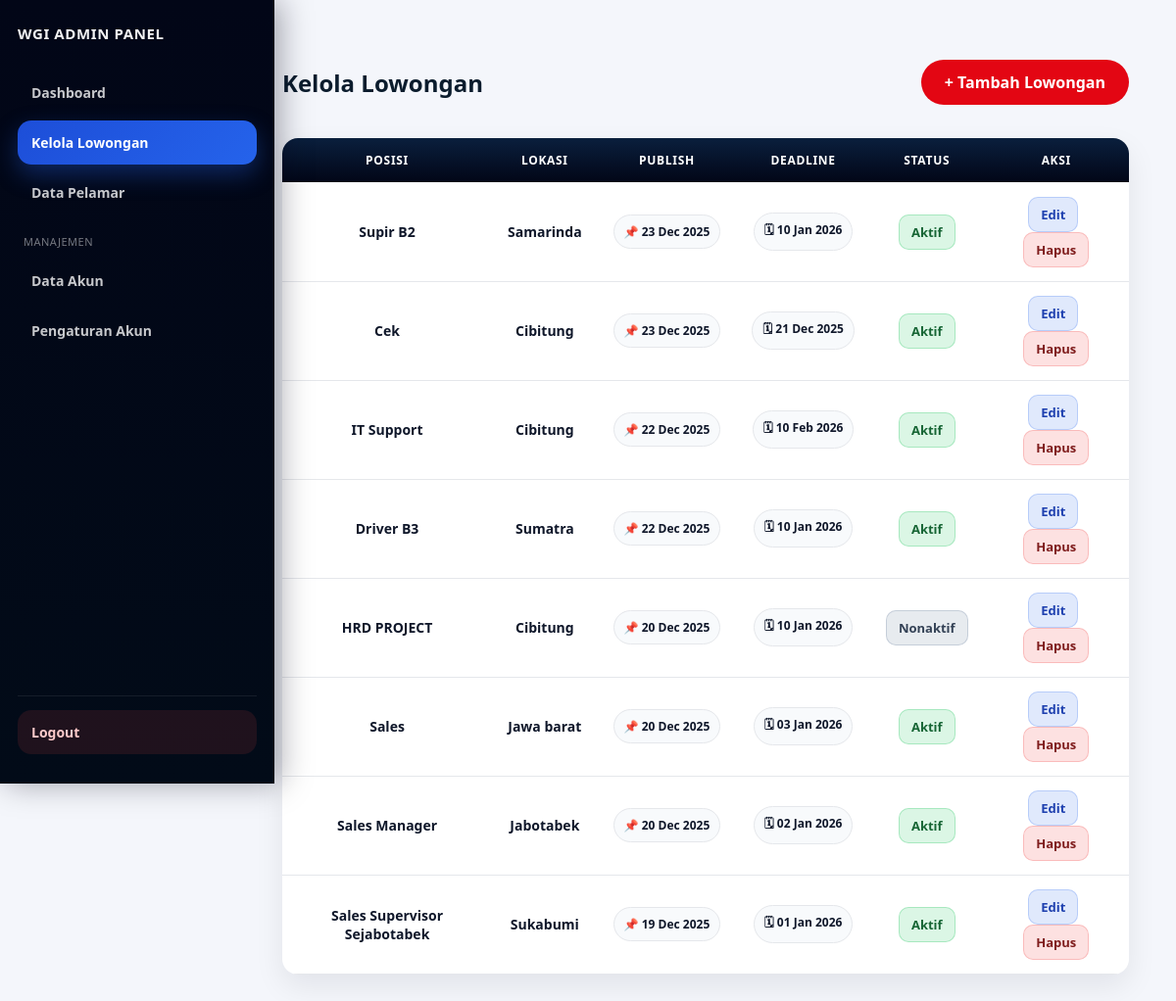
Page /lowongan.php (signed in) on the committed database.
### tables this page shows
CREATE TABLE `lowongan` (
  `id` int(11) NOT NULL,
  `posisi` varchar(100) DEFAULT NULL,
  `lokasi` varchar(100) DEFAULT NULL,
  `deskripsi` text DEFAULT NULL,
  `status` enum('aktif','nonaktif') DEFAULT 'aktif',
  `created_at` timestamp NOT NULL DEFAULT current_timestamp(),
  `pekerjaan` text DEFAULT NULL,
  `pekerjaan_en` text DEFAULT NULL,
  `kriteria` text DEFAULT NULL,
  `kriteria_en` text DEFAULT NULL,
  `kota` varchar(100) DEFAULT NULL,
  `deadline` date DEFAULT NULL
);

### lowongan.php (the view, shortened to what this page needs)
<?php
include '../config/koneksi.php';
$pk = 'id';
$k = mysqli_query($conn, "SHOW KEYS FROM lowongan WHERE Key_name='PRIMARY'");
if($k && mysqli_num_rows($k) > 0){
  $kk = mysqli_fetch_assoc($k);
  if(!empty($kk['Column_name'])) $pk = $kk['Column_name'];
}
$data = mysqli_query($conn, "SELECT * FROM lowongan ORDER BY `$pk` DESC");
?>
<!DOCTYPE html>
<html>
<head>
  <link rel="stylesheet" href="../assets/style.css">
</head>
<body class="admin-body">
<?php include 'sidebar.php'; ?>
<div class="content">
  <div class="page-header">
    <h2>Kelola Lowongan</h2>
    <a href="lowongan_tambah.php" class="btn-primary">+ Tambah Lowongan</a>
  </div>
  <table class="table-lowongan">
    <tr>
      <th>Posisi</th>
      <th>Lokasi</th>
      <th>Publish</th>
      <th>Deadline</th>
      <th>Status</th>
      <th>Aksi</th>
    </tr>
    <?php if($data && mysqli_num_rows($data) > 0): ?>
      <?php while($l = mysqli_fetch_assoc($data)): ?>
        <?php
          $id = (int)($l[$pk] ?? 0);
          $status = $l['status'] ?? 'nonaktif';
          $deadline = $l['deadline'] ?? '';
          $created  = $l['created_at'] ?? '';
          $lokasi_tampil = $l['kota'] ?? ($l['lokasi'] ?? '');
          $deadlineText = $deadline ? date('d M Y', strtotime($deadline)) : '-';
          $createdText  = $created  ? date('d M Y', strtotime($created))  : '-';
        ?>
        <tr>
          <td><?= htmlspecialchars($l['posisi'] ?? ''); ?></td>
          <td><?= htmlspecialchars($lokasi_tampil); ?></td>
          <td>
            <span class="pill-date">📌 <?= $createdText; ?></span>
          </td>
          <td>
            <span class="pill-date">🗓 <?= $deadlineText; ?></span>
          </td>
          <td>
            <?php if($status === 'aktif'): ?>
              <a class="btn-status-aktif"
                 href="lowongan_status.php?id=<?= $id; ?>&to=nonaktif"
                 onclick="return confirm('Nonaktifkan lowongan ini?')">
                 Aktif
              </a>
            <?php else: ?>
              <a class="btn-status-nonaktif"
                 href="lowongan_status.php?id=<?= $id; ?>&to=aktif"
                 onclick="return confirm('Aktifkan lowongan ini?')">
                 Nonaktif
              </a>
            <?php endif; ?>
          </td>
          <td>
            <a href="lowongan_edit.php?id=<?= $id; ?>" class="btn-edit-small">Edit</a>
            <a href="lowongan_hapus.php?id=<?= $id; ?>"
               onclick="return confirm('Yakin mau hapus lowongan ini?')"
               class="btn-hapus-small">Hapus</a>
          </td>
        </tr>
      <?php endwhile; ?>
    <?php endif; ?>
  </table>
</div>
</body>
</html>

### assets/style.css (style rules this page uses)
* { box-sizing: border-box; font-family: 'Segoe UI', sans-serif; }
body { margin: 0; background: #f4f6f8; color: #0b1c2d; }
.btn-primary { display: inline-block; padding: 12px 24px; background: #e30613; color: white; text-decoration: none; border-radius: 30px; font-weight: bold; }
body { font-family:Arial;background:#f4f6f8;padding:20px }
.admin-body { display: flex; background: #f4f6f8; min-height: 100vh; }
.content { flex: 1; padding: 40px; }
.page-header { display: flex; justify-content: space-between; align-items: center; margin-bottom: 20px; }
.table-lowongan { width:100%; background:white; border-radius:12px; border-collapse:collapse; }
.table-lowongan th { background:#0b1c2d; color:white; padding:12px; }
.table-lowongan td { padding:12px; border-bottom:1px solid #eee; }
.admin-body { background: #f4f6fb; }
.admin-body .content { padding: 28px 28px 40px; }
.admin-body .content { margin-left: 240px; }
.content { padding: 20px; }
.btn-edit-small { display:inline-block; padding:8px 10px; border-radius:10px; text-decoration:none; font-weight:700; margin-right:8px; background: rgba(37,99,235,.12); color:#1e40af; border:1px solid rgba(37,99,235,.18); }

### lowongan.php (style rules this page uses)
.table-lowongan { width:100%; border-collapse:collapse; background:#fff; border-radius:16px; overflow:hidden; box-shadow:0 12px 30px rgba(2,6,23,.08) }
.table-lowongan th { background:linear-gradient(180deg,#0a1f3d,#020617); color:#fff!important; text-transform:uppercase; font-size:12px; letter-spacing:.7px; padding:14px 16px; border-bottom:1px solid rgba(255,255,255,.12) }
.table-lowongan td { padding:14px 16px; border-bottom:1px solid #e5e7eb; text-align:left; font-size:14px; color:#0f172a; font-weight:600; vertical-align:middle }
.table-lowongan th, .table-lowongan td { vertical-align:middle; }
.table-lowongan th:nth-child(1), .table-lowongan td:nth-child(1), .table-lowongan th:nth-child(2), .table-lowongan td:nth-child(2), .table-lowongan th:nth-child(3), .table-lowongan td:nth-child(3), .table-lowongan th:nth-child(4), .table-lowongan td:nth-child(4), .table-lowongan th:nth-child(5), .table-lowongan td:nth-child(5), .table-lowongan th:nth-child(6), .table-lowongan td:nth-child(6) { text-align:center; }
.pill-date { display:inline-flex; align-items:center; gap:8px; padding:8px 10px; border-radius:999px; font-size:12px; font-weight:900; border:1px solid #e5e7eb; background:#f8fafc; color:#0f172a; white-space:nowrap; }
.btn-edit-small { display:inline-block; padding:8px 12px; border-radius:10px; font-size:13px; font-weight:800; text-decoration:none; margin-right:6px; background:rgba(37,99,235,.14); color:#1e40af; border:1px solid rgba(37,99,235,.22) }
.btn-hapus-small { display:inline-block; padding:8px 12px; border-radius:10px; font-size:13px; font-weight:800; text-decoration:none; background:rgba(239,68,68,.16); color:#7f1d1d; border:1px solid rgba(239,68,68,.24) }
.btn-status-aktif { display:inline-block; padding:8px 12px; border-radius:10px; font-size:13px; font-weight:900; text-decoration:none; background:rgba(34,197,94,.16); color:#166534; border:1px solid rgba(34,197,94,.28) }
.btn-status-nonaktif { display:inline-block; padding:8px 12px; border-radius:10px; font-size:13px; font-weight:900; text-decoration:none; background:rgba(148,163,184,.22); color:#334155; border:1px solid rgba(148,163,184,.40) }

### rows in the picture
lowongan: posisi "Supir B2", kota "Samarinda", created_at "23 Dec 2025", deadline "10 Jan 2026"
lowongan: posisi "Cek", kota "Cibitung", created_at "23 Dec 2025", deadline "21 Dec 2025"
lowongan: posisi "IT Support", kota "Cibitung", created_at "22 Dec 2025", deadline "10 Feb 2026"
lowongan: posisi "Driver B3", kota "Sumatra", created_at "22 Dec 2025", deadline "10 Jan 2026"
lowongan: posisi "HRD PROJECT", kota "Cibitung", created_at "20 Dec 2025", deadline "10 Jan 2026"
lowongan: posisi "Sales", kota "Jawa barat", created_at "20 Dec 2025", deadline "03 Jan 2026"
lowongan: posisi "Sales Manager", kota "Jabotabek", created_at "20 Dec 2025", deadline "02 Jan 2026"
lowongan: posisi "Sales Supervisor Sejabotabek", kota "Sukabumi", created_at "19 Dec 2025", deadline "01 Jan 2026"
